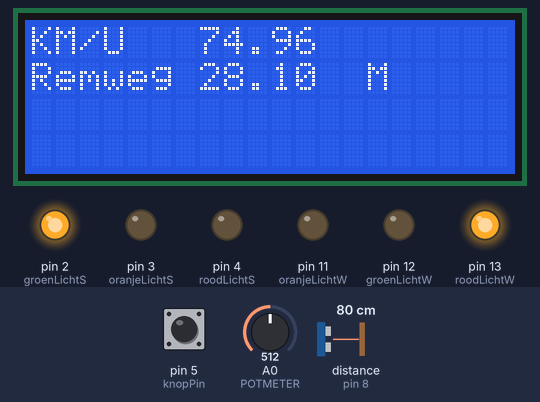
Recording of a sketch running on a simulated Arduino Uno, built with avr-gcc and run on an emulated ATmega328P. On the bench: 20×4 character LCD, output pins drawn as LEDs (lit = HIGH). Wiring (inferred from the names in the program): ultrasonic range finder: trigger pin 9; echo pin 8. Dashed ring = blinking. The test bench sets the inputs (shaded band); at power-on: pin 5 (knopPin) HIGH, distance to the obstacle (sensor on pin 8) 80 cm, A0 (POTMETER) = 512. The echo pulse lasts 58.3 µs per cm; pins used as bus, display or sensor lines are not drawn; what the sketch prints to the serial monitor is not drawn.

Above: at 1.2 s.
1.3 s: pin 5 (knopPin) pulled LOW for 0.25 s
At 1.61 s:
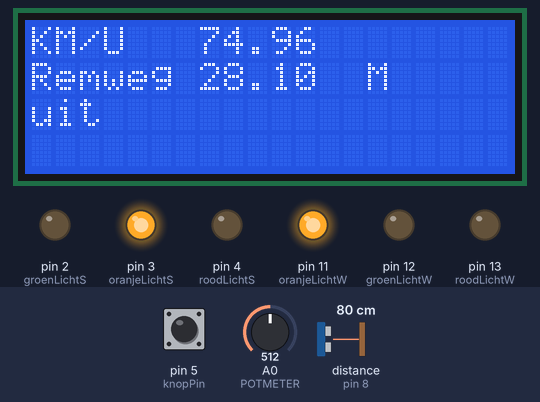
3.2 s: distance to the obstacle (sensor on pin 8) set to 9 cm
6.2 s: pin 5 (knopPin) pulled LOW for 1 s
At 6.51 s:
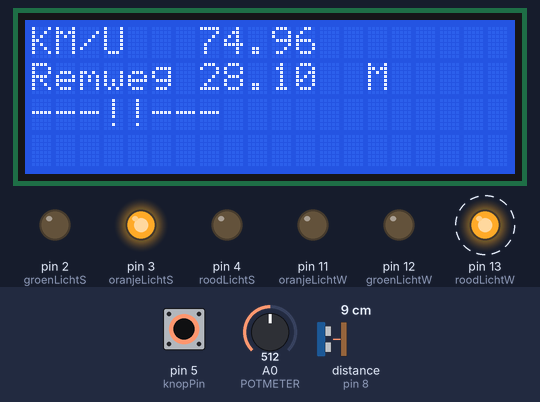
8.7 s: A0 (POTMETER) set to 0
At 9.05 s:
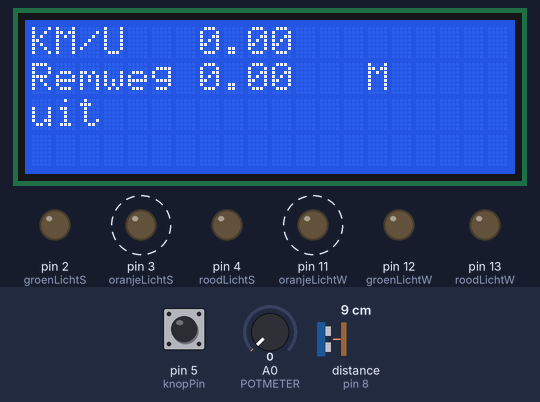
11.7 s: distance to the obstacle (sensor on pin 8) set to 18 cm
14.7 s: pin 5 (knopPin) pulled LOW for 1 s
At 15.03 s:
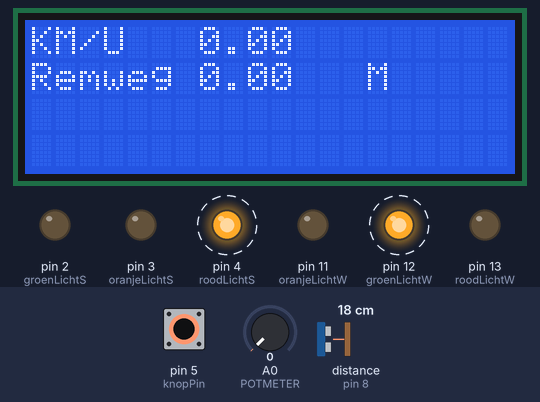
Timing chart, 0 to 19.7 s (numbered marks = the images above; inputs shaded):
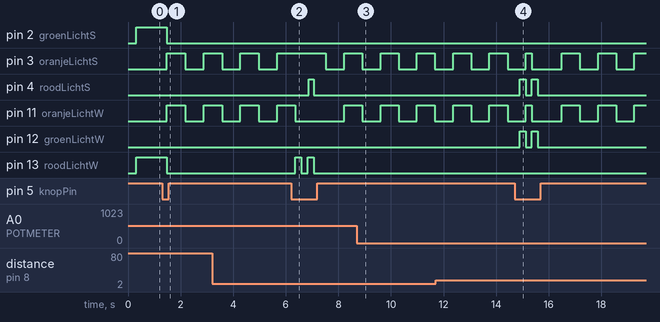

The sketch:

FinalVersion.ino
```cpp
#include <Wire.h>
#include <LiquidCrystal_I2C.h> //LCD i2c lib

// HET VERKEERSLICHT DAT JE SIMULEERT IS HET STOPLICHT VAN DE PERSOON DIE AANGEREDEN KAN WORDEN!!! niet van degene die door rood gaat rijden dus

//TODO
//Wiskundig model verder implementeren
//vochtigheid/temp meerekenen in formule
//helling vd weg meerekenen als variabelen
//vertraging berekenen aan de hand van afstandssensor (2x2 of meer meten en afstand over tijd berekenen)
//distance meerekenen in de door rood rij kans
//2e stoplicht die de rood fase bepaalt voor het te waarschuwen stoplicht
//variabele die de snelheid vd weg aangeeft/geeltijd aanpast

//VERANDER DEZE PINNEN NAAR DE JUISTE VOOR JOU MICROCONTROLLER
#define POTMETER A0
#define warning 30
#define knopPin 5
#define groenLichtS 2  //verkeerslichten voor de te waarschuwen kant
#define oranjeLichtS 3
#define roodLichtS 4
#define groenLichtW 12    //verkeerslicht voor de kant die door rood gaat rijden
#define oranjeLichtW 11
#define roodLichtW 13
#define echoPin 8 // attach pin D7 Arduino to pin Echo of HC-SR04
#define trigPin 9 //attach pin D8 Arduino to pin Trig of HC-SR04

//fases verkeerslichten
bool uitgeschakeld = false;
bool risicoFase = false;
int groenTijd = 6000 ;
int oranjeTijd = 4500;        //tijd van oranje knipperen, 80km/h weg = 4.5 sec
int roodTijd = 6000;
int cyclusTijd = groenTijd + oranjeTijd + roodTijd;
const int knipperInterval = 500;

//variabelen verkeerslichten
int ledState = LOW;
unsigned long laatsteKnipper = 0;
unsigned long timer;

//variabelen afstandssensor
long duration;  // variable for the duration of sound wave travel
int distance;   // variable for the distance measurement in cm

//PROTOTYPES
double remWeg(double);
double potmeter();
void controllLCD(float s, float r);
void stoplicht();
void uitStand();
void knipper(int led, int interval);
void knipper(int led, int led2, int interval);
double checkAfstand();
//double AfstandFormule();

LiquidCrystal_I2C lcd(0x27, 20, 4);

void setup() {
  Serial.begin(9600);

  //LCD setup
  lcd.begin();
  lcd.backlight();
  lcd.print("INFO");
  lcd.setCursor(0, 1);
  lcd.print("Screen");

  //setup timer and pins voor verkeerslichten
  timer = millis();
  pinMode(groenLichtS, OUTPUT);
  pinMode(oranjeLichtS, OUTPUT);
  pinMode(roodLichtS, OUTPUT);
  pinMode(groenLichtW, OUTPUT);
  pinMode(oranjeLichtW, OUTPUT);
  pinMode(roodLichtW, OUTPUT);

  //setup knop voor switchen tussen verkeerslicht modus
  pinMode(knopPin, INPUT_PULLUP);

  //setup pins voor afstandssensor
  pinMode(trigPin, OUTPUT); // Sets the trigPin as an OUTPUT
  pinMode(echoPin, INPUT); // Sets the echoPin as an INPUT
}

void loop() {
  double p = potmeter(); // waarde van de potmeter

  double r = remWeg(p); // remweg berekenen
  controllLCD(p, r);

  boolean knopIn = !digitalRead(knopPin);
  if (knopIn) {
    drukKnop();
    Serial.println("knop ingedrukt");
  }

  if (!uitgeschakeld) {
    stoplicht();
  } else {
    uitStand();
  }
  if (millis() - timer > (cyclusTijd + oranjeTijd)) {
    timer = millis();
  }
}

double remWeg(double v) { //calculates remweg
  double temp = (((v / 10) * (v / 10)) / 2);
  return temp;
}

double potmeter() {
  double v = analogRead(POTMETER);
  double temp = v / 6.83;
  return temp;
}

void controllLCD(float s, float r) {
  lcd.clear();// clear previous values from screen
  lcd.print("KM/U");
  lcd.setCursor(7, 0);
  lcd.print(s);
  lcd.setCursor(0, 1);
  lcd.print("Remweg");
  lcd.setCursor(7, 1);
  lcd.print(r);
  lcd.setCursor(14, 1);
  lcd.print("M");
  int AFST = checkAfstand();
  Serial.println(AFST);
  if (r > AFST && risicoFase == true) { // als remafstand groter is dan 30 geef dan waarschuwing
    lcd.setCursor(0, 2);
    lcd.print("---!!---");
    knipper(roodLichtS, 200);
  }
  if (uitgeschakeld && risicoFase == false) {
    lcd.setCursor(0, 2);
    lcd.print("uit");
  }
  delay(200);
}

void stoplicht() {
  //lichten slachtoffer op groen
  if (millis() - timer < groenTijd) {
    digitalWrite(groenLichtS, HIGH);
    digitalWrite(oranjeLichtS, LOW);
    digitalWrite(roodLichtS, LOW);
    risicoFase = true; //////////////////////////

    digitalWrite(groenLichtW, LOW);
    digitalWrite(oranjeLichtW, LOW);
    digitalWrite(roodLichtW, HIGH);
  }

  //lichten slachtoffer op oranje
  if (millis() - timer > groenTijd && millis() - timer < (groenTijd + oranjeTijd)) {
    digitalWrite(groenLichtS, LOW);
    digitalWrite(oranjeLichtS, HIGH);
    digitalWrite(roodLichtS, LOW);
    risicoFase = true; ///////////////////////////

    digitalWrite(groenLichtW, LOW);
    digitalWrite(oranjeLichtW, LOW);
    digitalWrite(roodLichtW, HIGH);
  }

  //lichten slachtoffer op rood, aanrijder op groen
  if (millis() - timer > (groenTijd + oranjeTijd) && millis() - timer < cyclusTijd) {
    digitalWrite(groenLichtS, LOW);
    digitalWrite(oranjeLichtS, LOW);
    digitalWrite(roodLichtS, HIGH);
    risicoFase = false;

    digitalWrite(groenLichtW, HIGH);
    digitalWrite(oranjeLichtW, LOW);
    digitalWrite(roodLichtW, LOW);
  }

  // slachtoffer rood, aanrijder groen -> oranje
  if ((millis() - timer > cyclusTijd) && (millis() - timer < (cyclusTijd + oranjeTijd))) {
    digitalWrite(groenLichtS, LOW);
    digitalWrite(oranjeLichtS, LOW);
    digitalWrite(roodLichtS, HIGH);
    risicoFase = false;

    digitalWrite(groenLichtW, LOW);
    digitalWrite(oranjeLichtW, HIGH);
    digitalWrite(roodLichtW, LOW);

    //na een halve geeltijd van het stoplicht een waarschuwing geven aan het stoplicht dat zo op groen gaat
    if((millis() - timer > (cyclusTijd + (0.5*oranjeTijd))) && (millis() - timer < (cyclusTijd + oranjeTijd))){
      risicoFase = true;
    }
  }
}

//situatie waarbij de verkeerslichten knipperen (uit/storing)
void uitStand() {
  digitalWrite(groenLichtS, LOW);
  digitalWrite(roodLichtS, LOW);
  digitalWrite(groenLichtW, LOW);
  digitalWrite(roodLichtW, LOW);

  knipper(oranjeLichtS, oranjeLichtW, knipperInterval);
}

//functie om led te laten knipperen
void knipper(int led, int interval) {
  unsigned long currentMillis = millis(); //onthoud huidige tijd

  //check of huidige tijd langer is dan knipperinterval, zo ja flip dan de ledstatus
  if (currentMillis - laatsteKnipper >= interval) {
    laatsteKnipper = currentMillis; //verander oude tijd naar huidige tijd
    if (ledState == LOW) {
      ledState = HIGH;
      risicoFase = true;
    } else {
      ledState = LOW;
      risicoFase = true;
    }
    digitalWrite(led, ledState);
  }
}

//functie om 2 leds te laten knipperen
void knipper(int led, int led2, int interval) {
  unsigned long currentMillis = millis(); //onthoud huidige tijd

  //check of huidige tijd langer is dan knipperinterval, zo ja flip dan de ledstatus
  if (currentMillis - laatsteKnipper >= interval) {
    laatsteKnipper = currentMillis; //verander oude tijd naar huidige tijd
    if (ledState == LOW) {
      ledState = HIGH;
    } else {
      ledState = LOW;
    }
    digitalWrite(led, ledState);
    digitalWrite(led2, ledState);
  }
}

void drukKnop() {
  if (uitgeschakeld) {
    uitgeschakeld = false;
  } else {
    uitgeschakeld = true;
    risicoFase = false;
  }
}

//https://create.arduino.cc/projecthub/abdularbi17/ultrasonic-sensor-hc-sr04-with-arduino-tutorial-327ff6
double checkAfstand() {
  // Clears the trigPin condition
  digitalWrite(trigPin, LOW);
  delayMicroseconds(2);
  // Sets the trigPin HIGH (ACTIVE) for 10 microseconds
  digitalWrite(trigPin, HIGH);
  delayMicroseconds(10);
  digitalWrite(trigPin, LOW);
  // Reads the echoPin, returns the sound wave travel time in microseconds
  duration = pulseIn(echoPin, HIGH);
  // Calculating the distance
if ((duration * 0.034 / 2)<= 300){
    distance = duration * 0.034 / 2; // Speed of sound wave divided by 2 (go and back)
   }
  return distance;
}
```

Measured:
- after the input at 1.3 s, pin 2 (groenLichtS), pin 13 (roodLichtW): HIGH → LOW after 0.17 s; pin 3 (oranjeLichtS), pin 11 (oranjeLichtW): LOW → HIGH after 0.17 s, → LOW 0.71 s later, → HIGH 0.71 s later; the display: changes after 0.20 s (image 1)
- after the input at 6.2 s, pin 4 (roodLichtS): LOW → HIGH after 0.67 s, → LOW 0.20 s later; pin 13 (roodLichtW): alternates HIGH for 0.24 s and LOW for 0.23 s, 4 changes in all, then stays LOW, starting after 0.16 s; the display: first differs from a run without the input after 0.20 s (image 2)
- after the input at 14.7 s, pin 4 (roodLichtS), pin 12 (groenLichtW): alternates HIGH for 0.23 s and LOW for 0.23 s, 4 changes in all, then stays LOW, starting after 0.19 s
